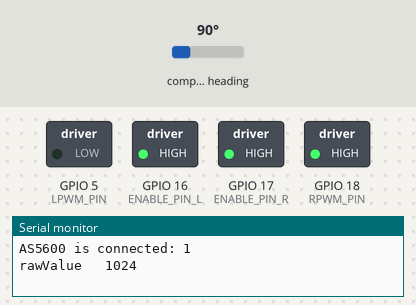
A sketch run on a simulated ESP32. Parts: switched loads named in the sketch (green lamp = pin HIGH), the last lines printed to the serial monitor. The test bench sets the inputs (shaded band); at power-on: compass heading 90°.

Above: at 0.1 s.
At 4.2 s:
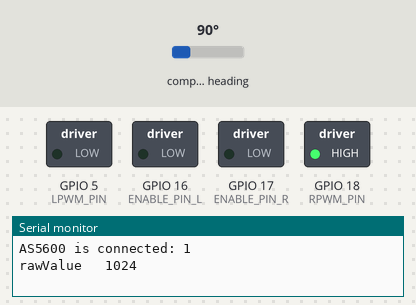
4.3 s: compass heading set to 7°
At 11.5 s:
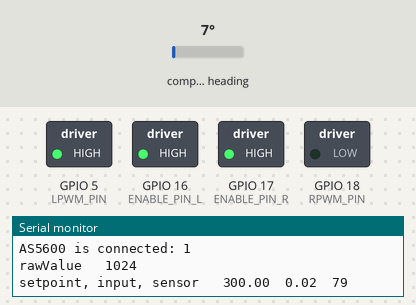
Timing chart, 0 to 26.8 s (numbered marks = the images above; inputs shaded):
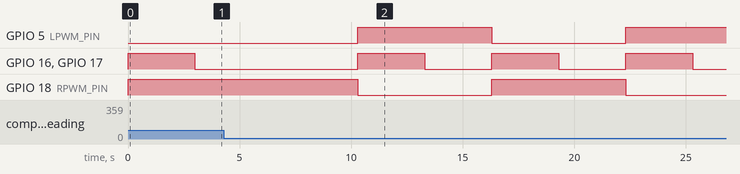

The sketch:

ESP32_AS5600_DC_Motor_IBT-2.ino
```cpp
/*run a DC motor with IBT-2 driver and control loop with AS5600 hall encoder*/


#include "AS5600.h"
#include "Wire.h"

AS5600 as5600;
#define SDA_PIN 19
#define SCL_PIN 23

double nbRot = 0;               //current number of full rotations
double targetRot;
int rawValue, prevRawValue ;


/*
  IBT-2 Motor Control Board driven by Arduino.
  Connection to the IBT-2 board:
  IBT-2 pins  7 (VCC) to ESP32 3.3V
  IBT-2 pin 8 (GND) to GND
  IBT-2 pins 5 (R_IS) and 6 (L_IS) not connected
*/
#define RPWM_PIN  18  // PWM output pin ; connect to IBT-2 pin 1 (RPWM)
#define LPWM_PIN  5   // PWM output pin ; connect to IBT-2 pin 2 (LPWM)
#define ENABLE_PIN_R 17 // IBT-2 Enable pins R ; connect to IBT-2 pin 3 (LPWM)
#define ENABLE_PIN_L 16 // IBT-2 Enable pins L ; connect to IBT-2 pin 4 (LPWM)

boolean CW = true;
int pwmSpeed ;    //PWM duty cycle to command the DC motor speed
long timeOut;     //used to change setpoint 10s after motor stopped


//PID
#include <PID_v1.h>   //https://github.com/br3ttb/Arduino-PID-Library
double setpoint, input, output; //used by PID lib
//setpoint= nb Rotation of the motor shaft,
//input = current rotation,
//output is pwmSpeed of the motor

//Specify the links and initial tuning parameters
double Kp = 60., Ki = 1.2, Kd = 0.;                         //will be modified into the loop
PID myPID(&input, &output, &setpoint, Kp, Ki, Kd, DIRECT);  //declare the PID
#define DEADBAND 400                                        //id pwm < DEADBAND, it stalls

void setup()
{
  Serial.begin(115200);

  //AS5600
  Wire.begin(SDA_PIN, SCL_PIN);
  //  as5600.begin(4);                          //  set direction pin. ==> not used
  //  as5600.setDirection(AS5600_CLOCK_WISE);   // ==> not used, default is Clock Wise
  int b = as5600.isConnected();
  Serial.print("AS5600 is connected: ");
  Serial.println(b);
  rawValue = as5600.readAngle();
  prevRawValue = rawValue;
  Serial.print("rawValue " );
  Serial.print("\t");
  Serial.println(rawValue );

  //IBT-2 DC motor driver
  pinMode(RPWM_PIN, OUTPUT);
  pinMode(LPWM_PIN, OUTPUT);
  pinMode(ENABLE_PIN_L, OUTPUT);
  pinMode(ENABLE_PIN_R, OUTPUT);


  ledcAttachPin(RPWM_PIN, 0); // assign PWM pins to channels
  ledcAttachPin(LPWM_PIN, 1); // assign PWM pins to channels
  // Initialize channels : ledcSetup(uint8_t channel, uint32_t freq, uint8_t resolution_bits);
  ledcSetup(0, 24000, 11); // 24 kHz PWM, 11-bit resolution (range 0-2047)
  ledcSetup(1, 24000, 11);
  //start motor driver
  pwmSpeed = 0;           //motor stopped at startup (range -2047 to 2047)
  timeOut = millis();
  digitalWrite(ENABLE_PIN_L, HIGH); //enable the half bridges
  digitalWrite(ENABLE_PIN_R, HIGH);

  targetRot = 300;                    //initialize the target number of rotations of the motor shaft (0 at startup)

  //turn the PID on
  setpoint =  targetRot;              //setpoint is the number of turns on the motor shaft (not the wiper shaft)
  myPID.SetMode(AUTOMATIC);
  myPID.SetOutputLimits(-2047, 2047); //output of the PID is the pwm value. coded on 11 bits and forward/reverse
  myPID.SetSampleTime(1);             //compute the PID every 1ms
}


void loop()
{
  //AS5600

  //Serial.println(as5600.rawAngle() * AS5600_RAW_TO_DEGREES);
  //Serial.println((as5600.getAngularSpeed(AS5600_MODE_DEGREES) * 60. / 360.)); //should give rpm
  rawValue = as5600.readAngle();
  if (((rawValue - prevRawValue) < -999) && CW) nbRot++ ; //apply hysteresis to detect each full rotation (4095 <--> 0)
  if (((rawValue - prevRawValue) > 999) && !CW) nbRot-- ;

  if (abs(prevRawValue - rawValue) > 10) timeOut = millis();        //rearm timeout if motor is running
  prevRawValue = rawValue; //save the rawValue for next iteration

  //PID stuff
  double fract = double(rawValue) / 4096.;       //compute the decimal part of nbRot using the rawValue of the AS5600
  if (nbRot >= 0) input = nbRot + fract;//easy when CW
  else input = -( -nbRot + 1. - fract); //more tricky if CCW


  Kp =  50;                     // start with a fully proportionnal PID
  Ki = 0.0;
  if (abs(pwmSpeed) < DEADBAND) //switch to almost full integral, needed to skip "fast" the motor deadband with no motion...
  {
    Kp =  5;
    Ki = 100;
  }
  myPID.SetTunings(Kp, Ki, Kd);
  myPID.Compute();


  //DC motor driver
  pwmSpeed = output;  //use output of the PID to drive the motor
  runMotor();         //will apply direction and pwm value to the driver

  if (millis() - timeOut > 3000)      //stop the motor then change setpoint every 6s
  {
    //Serial.print("motor driver stopped ");
    digitalWrite(ENABLE_PIN_L, LOW);  //disable the half bridges ==> motor fully stopped
    digitalWrite(ENABLE_PIN_R, LOW);
    if (millis() - timeOut > 6000)   //restart 3s later
    {
      Serial.print("setpoint, input, sensor ");  //print setpoint and current position reached
      Serial.print("\t");
      Serial.print(setpoint );
      Serial.print("\t");
      Serial.print(input);
      Serial.print("\t");
      Serial.println(rawValue);

      setpoint = -setpoint;             //change the setpoint
      timeOut = millis();
      digitalWrite(ENABLE_PIN_L, HIGH); //enable the half bridges
      digitalWrite(ENABLE_PIN_R, HIGH);
    }
  }
}

void runMotor(void)
{
  if (pwmSpeed > 0)
  {
    ledcWrite(0, pwmSpeed);
    ledcWrite(1, 0);
    CW = true;
  }
  else
  {
    ledcWrite(0, 0);
    ledcWrite(1, -pwmSpeed);
    CW = false;
  }
}
```

Measured:
- by itself, GPIO 16 (ENABLE_PIN_L), GPIO 17 (ENABLE_PIN_R): alternates HIGH for 3.0 s and LOW for 3.0 s
